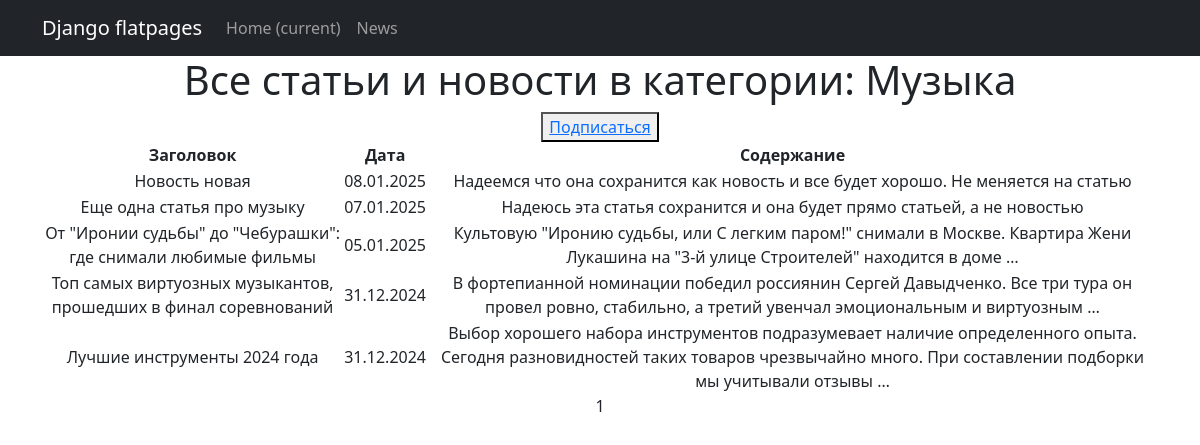
Page /news/category/1/ (signed in) on the earlier database version.
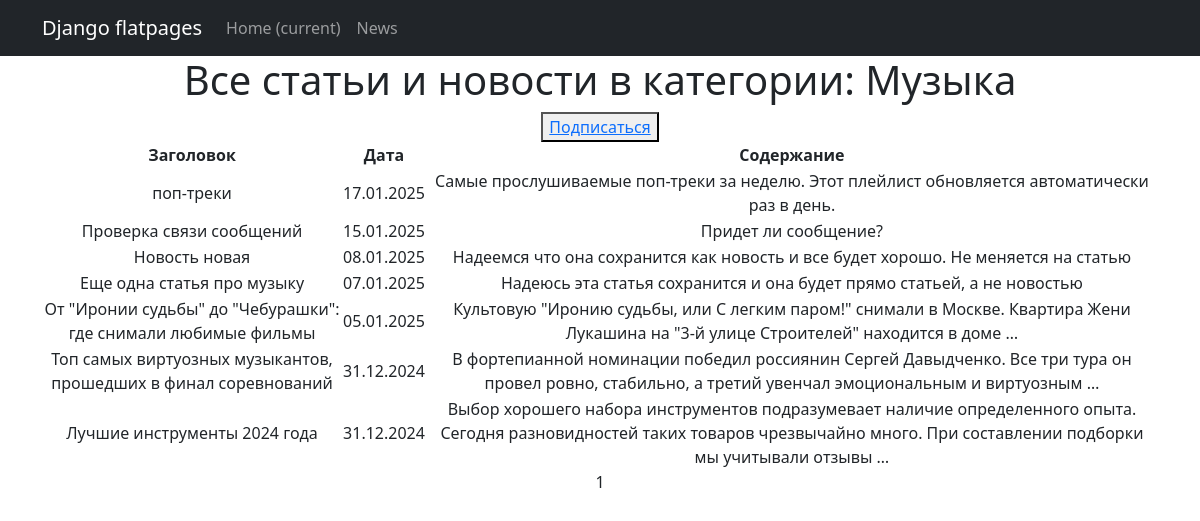
Same page on the later database version.
### news/models.py (models this page shows, shortened)
class Post(models.Model):
    article = 'AR'
    news = 'NE'
    POSTS = [
        (article, 'статья'),
        (news, 'новость')]
    author = models.ForeignKey(Author, on_delete=models.CASCADE)
    category = models.ManyToManyField(Category, through='PostCategory')
    content_type = models.CharField(max_length=2,
                                    choices=POSTS,
                                    default=article)
    datetime = models.DateTimeField(auto_now_add=True)
    heading = models.CharField(max_length=255)
    content = models.TextField()
    rating = models.IntegerField(default=0)

### news/views.py (the view)
# urls.py: path('category/<int:pk>/', CategoryList.as_view(), name='news_category'),
class CategoryList(LoginRequiredMixin, ListView):
    model = Post
    ordering = '-datetime'
    template_name = 'news_category.html'
    context_object_name = 'news'
    paginate_by = 10
    def __init__(self, *args, **kwargs):
        super().__init__(*args, **kwargs)
        self.category = None
    def get_queryset(self):
        queryset = super().get_queryset()
        self.category = Category.objects.get(pk=self.kwargs.get('pk'))
        queryset = queryset.filter(category=self.category)
        return queryset
    def get_context_data(self, **kwargs):
        context = super().get_context_data(**kwargs)
        context['category'] = self.category
        return context

### news/templatetags/custom_filtres.py (called while the page is built)
@register.filter()
def censor(value):
    if not isinstance(value, str):
        return value
    bad_words = ['салат', 'картофель', 'слово']
    for word in bad_words:
        censored_word = word[0] + '*' * (len(word) - 1)
        value = value.replace(word, censored_word)
    return value

### templates/news_category.html (shortened to what this page needs)
{% extends 'flatpages/default.html' %}
{% load custom_filtres %}
{% block content %}
<h1>Все статьи и новости в категории: {{ category.name }}</h1>
{% if not category in user.subscribers.all %}
<button> <a href="{% url 'subscribe' category.id %}">Подписаться</a> </button>
{% else %}
<h3>Вы уже подписаны на категорию {{ category.name }}</h3>
{% endif %}
{% if news %}
<table>
   <thead>
        <tr>
            <th>Заголовок</th>
            <th>Дата</th>
            <th>Содержание</th>
        </tr>
    </thead>
    <tbody>
        {% for n in news %}
        <tr>
            <td>{{ n.heading|censor }}</td>
            <td>{{ n.datetime|date:"d.m.Y" }}</td>
            <td>{{ n.content|truncatewords:20|censor }}</td>
        </tr>
        {% endfor %}
    </tbody>
</table>
{% else %}
<h2>Новостей и статей нет!</h2>
{% endif %}
{{ page_obj.number }}
{% endblock content %}

Differences in the rows shown:
added Post: heading|censor "поп-треки", datetime "17.01.2025", content|censor "Самые прослушиваемые поп-треки за неделю. Этот плейлист обновляется автоматически раз в день."
added Post: heading|censor "Проверка связи сообщений", datetime "15.01.2025", content|censor "Придет ли сообщение?"
